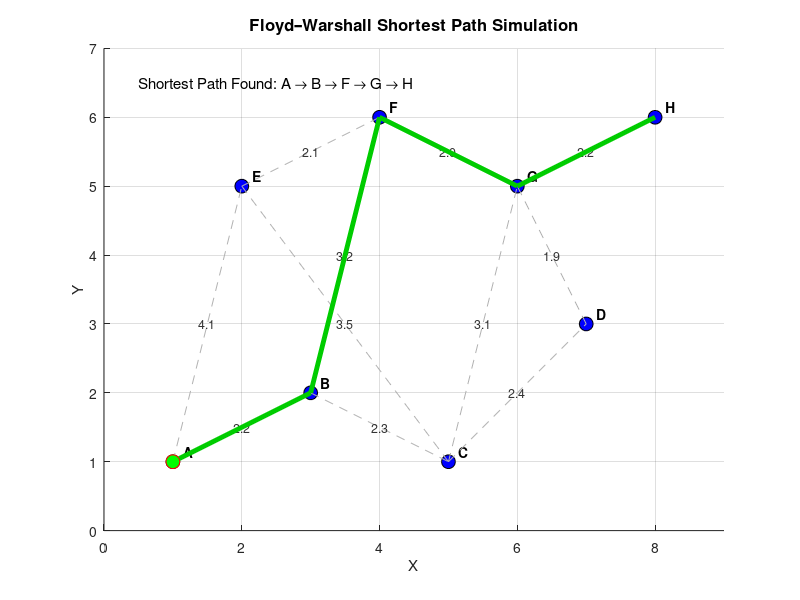

Reproduce this figure in MATLAB. (Note: this script raises an error after producing the figure.)
function floydsimple()
% FLOYD_WARSHALL_DRONE_VISUAL
% Visual Floyd–Warshall simulation with weighted graph and single drone.
% Shows weights on edges, simulates thinking phase, then animates flight
% along the shortest path with a green trail.

clc; clear; close all;

%% --- Node Setup ---
nodes = [1 1;   % A
         3 2;   % B
         5 1;   % C
         7 3;   % D
         2 5;   % E
         4 6;   % F
         6 5;   % G
         8 6];  % H

labels = {'A','B','C','D','E','F','G','H'};
n = length(nodes);

% --- Define edges and weights (symmetric graph) ---
W = inf(n);
for i = 1:n
    W(i,i) = 0;
end

addEdge(1,2,2.2);   % A-B
addEdge(2,3,2.3);   % B-C
addEdge(3,4,2.4);   % C-D
addEdge(1,5,4.1);   % A-E
addEdge(5,6,2.1);   % E-F
addEdge(6,7,2.0);   % F-G
addEdge(7,8,2.2);   % G-H
addEdge(4,7,1.9);   % D-G
addEdge(2,6,3.2);   % B-F
addEdge(3,7,3.1);   % C-G
addEdge(5,3,3.5);   % E-C

    function addEdge(i,j,w)
        W(i,j) = w;
        W(j,i) = w;
    end

%% --- Figure Setup ---
fig = figure('Name','Floyd–Warshall Shortest Path (Weighted)','Color','w');
hold on; grid on; axis equal;
xlim([0 9]); ylim([0 7]);
xlabel('X'); ylabel('Y');
title('Floyd–Warshall Shortest Path Simulation','FontSize',12);

% Plot nodes
for i = 1:n
    plot(nodes(i,1), nodes(i,2), 'ko', 'MarkerFaceColor','b', 'MarkerSize',10);
    text(nodes(i,1)+0.15, nodes(i,2)+0.15, labels{i}, 'FontWeight','bold');
end

% Plot static edges and weights
edgeHandles = [];
for i = 1:n
    for j = i+1:n
        if isfinite(W(i,j)) && W(i,j) > 0
            edgeHandles(end+1) = plot([nodes(i,1), nodes(j,1)], ...
                                      [nodes(i,2), nodes(j,2)], ...
                                      'Color',[0.7 0.7 0.7], 'LineStyle','--');
            % Add weight label
            mid = (nodes(i,:) + nodes(j,:))/2;
            text(mid(1), mid(2), sprintf('%.1f', W(i,j)), ...
                'Color',[0.2 0.2 0.2],'FontSize',9,'HorizontalAlignment','center');
        end
    end
end

%% --- Algorithm Setup ---
startNode = 1; % A
endNode   = 8; % H

[D,P] = initializeDP(W);
textHandle = text(0.5,6.5,'Running Floyd–Warshall...','FontSize',11,'Color','b');

% Create blue lines for updates (so we can remove later)
tempLines = [];

%% --- Simulated Floyd–Warshall Calculation ---
for k = 1:n
    for i = 1:n
        for j = 1:n
            if D(i,k) + D(k,j) < D(i,j)
                % Visualize this update temporarily in blue
                tempLines(end+1) = plot([nodes(i,1), nodes(j,1)], ...
                    [nodes(i,2), nodes(j,2)], 'b-', 'LineWidth', 2);
                pause(0.03);

                % Update tables
                D(i,j) = D(i,k) + D(k,j);
                P(i,j) = P(k,j);
            end
        end
    end
end

pause(0.3);

% Remove temporary blue testing lines
delete(tempLines);

%% --- Highlight Shortest Path ---
path = reconstructPath(P, startNode, endNode);

for k = 1:length(path)-1
    i = path(k); j = path(k+1);
    plot([nodes(i,1), nodes(j,1)], [nodes(i,2), nodes(j,2)], ...
        'Color',[0 0.8 0], 'LineWidth',3.5); % green path
end

set(textHandle,'String',sprintf('Shortest Path Found: %s', ...
    strjoin(labels(path),' → ')), 'Color','k');

fprintf('\nShortest Path: %s\n', strjoin(labels(path),' → '));
fprintf('Total Distance = %.2f units\n', D(startNode,endNode));

%% --- Drone Animation ---
drone = plot(nodes(startNode,1), nodes(startNode,2), 'ro', ...
              'MarkerFaceColor','g', 'MarkerSize',10);
trailX = []; trailY = [];

textProgress = text(0.5,6.1,'','FontSize',11,'Color',[0 0.6 0]);

for k = 2:length(path)
    x1 = nodes(path(k-1),1); y1 = nodes(path(k-1),2);
    x2 = nodes(path(k),1);   y2 = nodes(path(k),2);
    steps = 100;
    x = linspace(x1,x2,steps);
    y = linspace(y1,y2,steps);
    for t = 1:steps
        drone.XData = x(t);
        drone.YData = y(t);
        trailX = [trailX, x(t)];
        trailY = [trailY, y(t)];
        plot(trailX, trailY, 'Color',[0 0.7 0], 'LineWidth',1.5);
        pause(0.02);
    end
    set(textProgress,'String',sprintf('Moving: %s → %s', ...
        labels{path(k-1)}, labels{path(k)}));
end

set(textProgress,'String',sprintf('Arrived at %s!', labels{endNode}), 'Color','r');
plot(nodes(endNode,1), nodes(endNode,2), 'ro', 'MarkerFaceColor','r', 'MarkerSize',12);

end


%% === Helper Functions ===
%%
function [D,P] = initializeDP(W)
n = size(W,1);
D = W; P = zeros(n);
for i = 1:n
    for j = 1:n
        if i~=j && isfinite(W(i,j))
            P(i,j) = i;
        end
    end
end
end

function path = reconstructPath(P,i,j)
if P(i,j)==0
    if i==j
        path = i;
    else
        path = [];
    end
else
    path = [reconstructPath(P,i,P(i,j)) j];
end
end